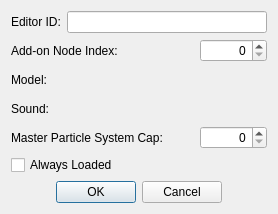
<?xml version="1.0" encoding="UTF-8"?>
<ui version="4.0">
 <class>FormDialogAddOnNode</class>
 <widget class="QDialog" name="FormDialogAddOnNode">
  <property name="geometry">
   <rect>
    <x>0</x>
    <y>0</y>
    <width>278</width>
    <height>214</height>
   </rect>
  </property>
  <property name="windowTitle">
   <string>Add-on Node</string>
  </property>
  <layout class="QVBoxLayout" name="verticalLayout">
   <item>
    <layout class="QGridLayout" name="gridLayout">
     <item row="2" column="0">
      <widget class="QLabel" name="label_2">
       <property name="text">
        <string>Model:</string>
       </property>
       <property name="buddy">
        <cstring>model</cstring>
       </property>
      </widget>
     </item>
     <item row="0" column="0">
      <widget class="QLabel" name="label">
       <property name="text">
        <string>Editor ID:</string>
       </property>
       <property name="buddy">
        <cstring>editorID</cstring>
       </property>
      </widget>
     </item>
     <item row="1" column="0" colspan="2">
      <layout class="QHBoxLayout" name="horizontalLayout">
       <item>
        <widget class="QLabel" name="label_4">
         <property name="text">
          <string>Add-on Node Index:</string>
         </property>
         <property name="buddy">
          <cstring>addonID</cstring>
         </property>
        </widget>
       </item>
       <item alignment="Qt::AlignRight">
        <widget class="QSpinBox" name="addonID">
         <property name="whatsThis">
          <string>A numeric ID that NIF files can use to refer to this add-on node. This ID must be unique across all loaded add-on nodes.</string>
         </property>
         <property name="alignment">
          <set>Qt::AlignRight|Qt::AlignTrailing|Qt::AlignVCenter</set>
         </property>
         <property name="maximum">
          <number>99999999</number>
         </property>
        </widget>
       </item>
      </layout>
     </item>
     <item row="0" column="1">
      <widget class="QLineEdit" name="editorID"/>
     </item>
     <item row="2" column="1">
      <widget class="DKFormNIFPicker" name="model"/>
     </item>
     <item row="3" column="0">
      <widget class="QLabel" name="label_3">
       <property name="text">
        <string>Sound:</string>
       </property>
       <property name="buddy">
        <cstring>sound</cstring>
       </property>
      </widget>
     </item>
     <item row="3" column="1">
      <widget class="DKFormPicker" name="sound"/>
     </item>
     <item row="4" column="0" colspan="2">
      <layout class="QHBoxLayout" name="horizontalLayout_2">
       <item>
        <widget class="QLabel" name="label_5">
         <property name="text">
          <string>Master Particle System Cap:</string>
         </property>
         <property name="buddy">
          <cstring>masterParticleSystemCap</cstring>
         </property>
        </widget>
       </item>
       <item alignment="Qt::AlignRight">
        <widget class="QSpinBox" name="masterParticleSystemCap">
         <property name="alignment">
          <set>Qt::AlignRight|Qt::AlignTrailing|Qt::AlignVCenter</set>
         </property>
         <property name="maximum">
          <number>99999999</number>
         </property>
        </widget>
       </item>
      </layout>
     </item>
     <item row="5" column="0" colspan="2">
      <widget class="QCheckBox" name="flagAlwaysLoaded">
       <property name="text">
        <string>Always Loaded</string>
       </property>
      </widget>
     </item>
    </layout>
   </item>
   <item>
    <layout class="QHBoxLayout" name="horizontalLayout_3">
     <item>
      <spacer name="horizontalSpacer">
       <property name="orientation">
        <enum>Qt::Horizontal</enum>
       </property>
       <property name="sizeHint" stdset="0">
        <size>
         <width>40</width>
         <height>20</height>
        </size>
       </property>
      </spacer>
     </item>
     <item>
      <widget class="QPushButton" name="buttonOK">
       <property name="text">
        <string>OK</string>
       </property>
      </widget>
     </item>
     <item>
      <widget class="QPushButton" name="buttonCancel">
       <property name="text">
        <string>Cancel</string>
       </property>
      </widget>
     </item>
     <item>
      <spacer name="horizontalSpacer_2">
       <property name="orientation">
        <enum>Qt::Horizontal</enum>
       </property>
       <property name="sizeHint" stdset="0">
        <size>
         <width>40</width>
         <height>20</height>
        </size>
       </property>
      </spacer>
     </item>
    </layout>
   </item>
  </layout>
 </widget>
 <customwidgets>
  <customwidget>
   <class>DKFormPicker</class>
   <extends>QWidget</extends>
   <header>widgets/DKFormPicker.h</header>
  </customwidget>
  <customwidget>
   <class>DKFormNIFPicker</class>
   <extends>QWidget</extends>
   <header>widgets/DKFormNIFPicker.h</header>
  </customwidget>
 </customwidgets>
 <tabstops>
  <tabstop>editorID</tabstop>
  <tabstop>addonID</tabstop>
  <tabstop>model</tabstop>
  <tabstop>sound</tabstop>
  <tabstop>masterParticleSystemCap</tabstop>
  <tabstop>flagAlwaysLoaded</tabstop>
  <tabstop>buttonOK</tabstop>
  <tabstop>buttonCancel</tabstop>
 </tabstops>
 <resources/>
 <connections/>
</ui>
